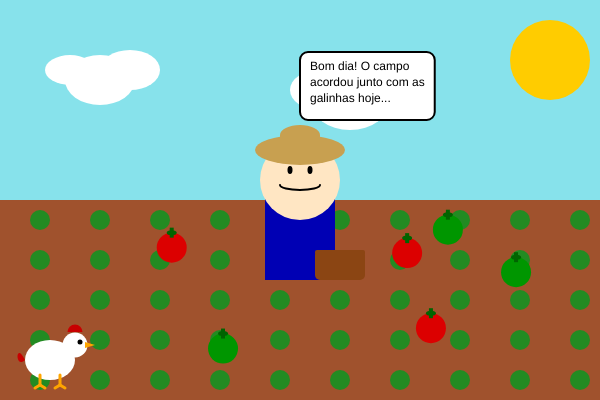
Frame 1 (no input)
Frame 60 (no input): identical to frame 1, image omitted
Frame 120 (the mouse pressed at the canvas centre since frame 60): identical to frame 1, image omitted

The p5.js sketch that drew this single still picture (run headless with seeded random() and noise() and a simulated clock; from frame 60 on, the mouse is pressed at the canvas centre):

// p5.js sketch
// ── sketch.js
// Projeto Agrinho 2025- "Festejando a conexão campo-cidade"
// Colégio Estadual Trajano Gracia
// Aluna: Amanda Albuquerque
// Professor: Matheus Gonçalves Nacimento
// Projeto feito com recursos midiáticos e intermediários


let x = 265; // Posição X do agricultor na tela
let velocidade = 1; // Velocidade de movimento do agricultor
let cena = 1; // Controla qual cena do jogo está ativa
let falaAtual = ""; // Armazena o texto do balão de fala atual
let estadoAgricultor = "falandoRuralInicial"; // Controla o estado do agricultor

let xPessoaCidade; // Posição X da pessoa da cidade
let velocidadePessoaCidade = 0.8; // Velocidade de movimento da pessoa da cidade
let estadoPessoaCidade = "andandoReto"; // Controla o estado da pessoa da cidade

let xFuncionarioMercado; // Posição X do funcionário do mercado
let indiceFalaRural = 0; // Índice para controlar qual fala do agricultor está sendo exibida na cena rural
let proximoQuadroParaMudarFala = 0; 
let indiceFalaInteriorMercado = 0; // Índice para controlar as falas no interior do mercado
let indiceFalaEncontro = 0; // Índice para controlar as falas do encontro agricultor-cidade

//Dados das falas dos personagens
const FALAS_RURAIS_INICIAIS = [
  "Bom dia! O campo acordou junto com as galinhas hoje...",
  "Esses tomates já estão quase no ponto...",
  "Vamos ver quais já posso colher!",
];

const FALAS_RURAIS = [
  "Opa, com isso já posso ir vender na cidade!",
  "Agora é levar tudo fresquinho.",
  "Para que as pessoas sintam o sabor rural!",
];

const FALAS_ENCONTRO = [
  ["agricultor", "Bão sô! Que bom te encontrar por aqui!"],
  ["cidade", "Bom dia! Chegou a colheita de hoje? Que beleza, está linda!"],
  ["agricultor", "Com certeza, foi colhido com muito carinho."],
  [
    "cidade",
    "A gente agradece muito! Uma comida de qualidade realmente faz a diferença.",
  ],
];

const FALAS_INTERIOR_MERCADO = [
  [
    "funcionario",
    "Olá, tudo bom? Chegou a estrela do dia: seus produtos fresquinhos!",
  ],
  [
    "agricultor",
    "Tudo jóia! Trouxe tudo que a roça tem de melhor a oferecer. A cidade precisa disso, né?",
  ],
  [
    "funcionario",
    "Com certeza! É uma parceria recíproca que vem de anos. Vocês produzem, a gente distribui.",
  ],
  [
    "agricultor",
    "Isso mesmo! Campo e cidade juntos. Sem o campo, a mesa fica vazia.",
  ],
  [
    "funcionario",
    "Perfeito! Pode deixar a cesta aqui, que esse alimento será muito bem aproveitado!",
  ],
  [
    "agricultor",
    "Tá entregue! Que venham as próximas colheitas e essa parceria fique cada vez mais forte!",
  ],
];

const FALA_FINAL_AGRICULTOR =
  "Meu trabalho aqui na roça não termina quando a colheita sai... Ele só faz a primeira parte da viagem! Quer ver onde tudo isso chega?";

const FALA_FINAL_CIDADE =
  "Aqui na cidade, meus produtos se tornam valiosos e importantes para alimentares muitas pessoas. A união da área urbana e da área rural, é a chave para construírmos um futuro mais próspero e sustentável!";

//Variáveis de controle da cesta e itens
let mostrarCesta = true; // Controla a visibilidade da cesta
let cestaNoMercadoExterno = false; 
let cestaNoInteriorMercado = false; 
let itensNaCesta = 0; // Contador de itens colhidos e na cesta
let totalItensMaduros = 0; // Total de itens maduros que precisam ser colhido

//Constantes de posição e tempo
const ALTURA_Y_PERSONAGENS = 190; // Posição Y padrão para a base dos personagens no chão
const POS_X_MERCADO_EXTERNO = 350; // Posição X da fachada do mercado na cena urbana
const LARGURA_MERCADO_EXTERNO = 180; // Largura da fachada do mercado
const DURACAO_FALA_QUADROS = 240; // Duração de cada balão de fala
const PROXIMIDADE_ENCONTRO = 120; // Distância mínima para o encontro entre agricultor e pessoa da cidade
const NUM_PLANTAS_COLHEIVEIS = 6; // Quantidade de plantas que aparecerão na cena rural
const POS_INICIAL_AGRICULTOR_MERCADO_X = -70; // Posição X inicial do agricultor ao entrar no mercado
const POS_FINAL_AGRICULTOR_MERCADO_X = 220; // Posição X final do agricultor dentro do mercado (próximo ao balcão)
const PONTO_ENCONTRO_X = 300; // Ponto X onde agricultor e pessoa da cidade se encontram
const GALINHA_X_CENARIO = 50; // Posição X da galinha no cenário rural
const GALINHA_Y_CENARIO = 360; // Posição Y da galinha no cenário rural
const TIPOS_PLANTAS = ["tomate"]; // Tipo de planta gerada

//Arrays para objetos do jogo
let plantasColheiveis = []; // Armazena os objetos de cada planta
let pontosTomate = []; // Usado para a animação dos "tomates" saindo da cesta
let cestaClicada = false; // Controla se a cesta de envio foi clicada
const NUM_TOMATES_ESPALHADOS = 20; // Quantidade de tomates que saem da cesta na animação
 
// Configurações inicias 
function setup() {
  createCanvas(600, 400); // Cria o canvas
  textAlign(CENTER); // Alinha o texto
  textSize(14);

  xPessoaCidade = width + 50;
  xFuncionarioMercado = width / 2 + 80;

  // Definições de posição e tamanho para as áreas de exclusão
  const AGRICULTOR_AREA = {
    x: 265, // Posição X inicial do agricultor
    y: ALTURA_Y_PERSONAGENS, // Posição Y do agricultor
    largura: 70,
    altura: 90,
  };

  const GALINHA_AREA = {
    x: GALINHA_X_CENARIO - 70 / 2, // Galinha desenhada centralizada, ajustar para canto superior esquerdo
    y: GALINHA_Y_CENARIO - 40 / 2, // Altura aproximada do corpo da galinha
    largura: 70, // Largura aproximada da galinha
    altura: 40, // Altura aproximada da galinha
  };

  const MARGEM_SEGURANCA = 40; // Margem para evitar que itens fiquem muito próximos

  for (let i = 0; i < NUM_PLANTAS_COLHEIVEIS; i++) {
    let novaX, novaY;
    let sobreposto;
    let tentativas = 0;
    const MAX_TENTATIVAS = 100; // Limite de tentativas para evitar loop infinito

    do {
      novaX = random(50, width - 50);
      novaY = random(220, height - 20); // Limita a geração ao chão

      sobreposto = false;

      // Verifica sobreposição com o agricultor
      if (
        novaX + 15 > AGRICULTOR_AREA.x - MARGEM_SEGURANCA &&
        novaX - 15 <
          AGRICULTOR_AREA.x + AGRICULTOR_AREA.largura + MARGEM_SEGURANCA &&
        novaY + 15 > AGRICULTOR_AREA.y - MARGEM_SEGURANCA &&
        novaY - 15 <
          AGRICULTOR_AREA.y + AGRICULTOR_AREA.altura + MARGEM_SEGURANCA
      ) {
        sobreposto = true;
      }

      // Verifica sobreposição com a galinha
      if (!sobreposto) {
        if (
          novaX + 15 > GALINHA_AREA.x - MARGEM_SEGURANCA &&
          novaX - 15 <
            GALINHA_AREA.x + GALINHA_AREA.largura + MARGEM_SEGURANCA &&
          novaY + 15 > GALINHA_AREA.y - MARGEM_SEGURANCA &&
          novaY - 15 < GALINHA_AREA.y + GALINHA_AREA.altura + MARGEM_SEGURANCA
        ) {
          sobreposto = true;
        }
      }
      tentativas++;
    } while (sobreposto && tentativas < MAX_TENTATIVAS);

    if (!sobreposto) {
      let tipoAleatorio = random(TIPOS_PLANTAS); 
      let estaMadura = i % 2 === 0; // Alterna entre maduro e não maduro
      plantasColheiveis.push({
        x: novaX,
        y: novaY,
        colhida: false,
        madura: estaMadura,
        tipo: tipoAleatorio, // Adiciona o tipo à planta
      });
      if (estaMadura) {
        totalItensMaduros++; // Conta quantos itens maduros para colher
      }
    } else {
      console.warn(
        "Não foi possível encontrar um local livre para a planta após várias tentativas."
      );
    }
  }
}

function draw() {
  background(135, 226, 235); // Cor de fundo

  if (cena === 1) { // Cena rural
    desenharCenaRural();
    desenharPersonagem(x, ALTURA_Y_PERSONAGENS, "agricultor");

    if (mostrarCesta) {
      desenharCesta(x + 50, ALTURA_Y_PERSONAGENS + 60, itensNaCesta > 0);
    } // Desenha cesta

    for (let i = 0; i < plantasColheiveis.length; i++) {
      let p = plantasColheiveis[i];
      if (!p.colhida) {
        desenharPlanta(p.x, p.y, p.tipo, p.madura);
      } // Desenha plantas
    }

    if (estadoAgricultor === "falandoRuralInicial") {
      falaAtual = FALAS_RURAIS_INICIAIS[indiceFalaRural];
      desenharBalaoFala(x, ALTURA_Y_PERSONAGENS, falaAtual, "agricultor");
      if (proximoQuadroParaMudarFala === 0) {
        proximoQuadroParaMudarFala = frameCount + DURACAO_FALA_QUADROS;
      }

      if (frameCount >= proximoQuadroParaMudarFala) {
        indiceFalaRural++;
        if (indiceFalaRural >= FALAS_RURAIS_INICIAIS.length) {
          estadoAgricultor = "prontoParaColher";
          falaAtual = "";
          indiceFalaRural = 0;
          proximoQuadroParaMudarFala = 0;
        } else {
          proximoQuadroParaMudarFala = frameCount + DURACAO_FALA_QUADROS;
        }
      }
    } else if (estadoAgricultor === "prontoParaColher") {
      let todasMadurasColhidas = true;
      for (let i = 0; i < plantasColheiveis.length; i++) {
        let p = plantasColheiveis[i];
        if (p.madura && !p.colhida) {
          todasMadurasColhidas = false;
        }
      }

      if (!todasMadurasColhidas) {
        let instrucao1 = "Clique nas plantas";
        let instrucao2 = "maduras para colher!";
        desenharInstrucao(instrucao1, instrucao2, width / 2, 35);

        // Desenhar a barra de progresso da colheita
        let barraX = width / 2 - 100;
        let barraY = 80;
        let barraLarguraTotal = 200;
        let barraAltura = 20;

        // Fundo da barra
        fill(150);
        rect(barraX, barraY, barraLarguraTotal, barraAltura, 5);

        // Preenchimento da barra 
        let progressoLargura = map(
          itensNaCesta,
          0,
          totalItensMaduros,
          0,
          barraLarguraTotal
        );
        fill(0, 200, 0);
        rect(barraX, barraY, progressoLargura, barraAltura, 5);

        // Borda da barra
        noFill();
        stroke(0);
        strokeWeight(2);
        rect(barraX, barraY, barraLarguraTotal, barraAltura, 5);
        noStroke();

        // Texto de progresso
        fill(255);
        textSize(12);
        text(
          `${itensNaCesta}/${totalItensMaduros} Colhidos`,
          barraX + barraLarguraTotal / 2,
          barraY + barraAltura / 2 + 5
        );
        textSize(14); // Retorna ao tamanho padrão
      } else {
        estadoAgricultor = "falandoRural";
        indiceFalaRural = 0;
        proximoQuadroParaMudarFala = frameCount + DURACAO_FALA_QUADROS;
      }
    }

    if (estadoAgricultor === "falandoRural") {
      falaAtual = FALAS_RURAIS[indiceFalaRural];
      desenharBalaoFala(x, ALTURA_Y_PERSONAGENS, falaAtual, "agricultor");

      if (frameCount >= proximoQuadroParaMudarFala) {
        indiceFalaRural++;
        if (indiceFalaRural >= FALAS_RURAIS.length) {
          estadoAgricultor = "andandoRural";
          falaAtual = "";
        } else {
          proximoQuadroParaMudarFala = frameCount + DURACAO_FALA_QUADROS;
        }
      }
    }

    if (estadoAgricultor === "andandoRural") {
      x += velocidade;
      if (x > width + 50) {
        cena = 2;
        x = -70;
        estadoAgricultor = "indoEncontroCidade";
        xPessoaCidade = width + 50;
        estadoPessoaCidade = "andandoReto";
        velocidade = 0.9;
        velocidadePessoaCidade = 0.8;
        falaAtual = "";
        cestaNoMercadoExterno = false;
        cestaNoInteriorMercado = false;
        mostrarCesta = true;
      }
    }
  } else if (cena === 2) { // Cena urbana
    desenharCenaUrbana();

    if (estadoPessoaCidade === "andandoReto") {
      let distanciaParaParada =
        xPessoaCidade - (PONTO_ENCONTRO_X + PROXIMIDADE_ENCONTRO / 2);
      if (distanciaParaParada < 70 && distanciaParaParada > 0) {
        velocidadePessoaCidade = map(distanciaParaParada, 0, 70, 0.1, 0.8);
      } else if (distanciaParaParada <= 0) {
        estadoPessoaCidade = "paradoParaFalar";
        xPessoaCidade = PONTO_ENCONTRO_X + PROXIMIDADE_ENCONTRO / 2;
        velocidadePessoaCidade = 0;
      }
      xPessoaCidade -= velocidadePessoaCidade;
    } else if (estadoPessoaCidade === "andandoParaSumi") {
      xPessoaCidade -= velocidadePessoaCidade;
      if (xPessoaCidade < -50) {
        estadoPessoaCidade = "sumiu";
      }
    }

    if (estadoPessoaCidade !== "sumiu") {
      desenharPersonagem(xPessoaCidade, ALTURA_Y_PERSONAGENS, "cidade");
    }

    if (mostrarCesta && !cestaNoMercadoExterno && !cestaNoInteriorMercado) {
      desenharCesta(x + 50, ALTURA_Y_PERSONAGENS + 60, true);
    } else if (cestaNoMercadoExterno) {
      desenharCesta(
        POS_X_MERCADO_EXTERNO + LARGURA_MERCADO_EXTERNO - 70,
        ALTURA_Y_PERSONAGENS + 60,
        true
      );
    }

    if (estadoAgricultor === "indoEncontroCidade") {
      desenharPersonagem(x, ALTURA_Y_PERSONAGENS, "agricultor");
      let distanciaParaParadaAgricultor =
        PONTO_ENCONTRO_X - PROXIMIDADE_ENCONTRO / 2 - x;
      if (
        distanciaParaParadaAgricultor < 70 &&
        distanciaParaParadaAgricultor > 0
      ) {
        velocidade = map(distanciaParaParadaAgricultor, 0, 70, 0.1, 0.9);
      } else if (distanciaParaParadaAgricultor <= 0) {
        estadoAgricultor = "falasEncontro";
        x = PONTO_ENCONTRO_X - PROXIMIDADE_ENCONTRO / 2;
        velocidade = 0;
        proximoQuadroParaMudarFala = frameCount + DURACAO_FALA_QUADROS;
        falaAtual = "";
      }
      x += velocidade;
    } else if (estadoAgricultor === "falasEncontro") {
      desenharPersonagem(x, ALTURA_Y_PERSONAGENS, "agricultor");

      if (indiceFalaEncontro < FALAS_ENCONTRO.length) {
        let falante = FALAS_ENCONTRO[indiceFalaEncontro][0];
        let frase = FALAS_ENCONTRO[indiceFalaEncontro][1];

        falaAtual = frase;
        if (falante === "cidade") {
          desenharBalaoFala(
            xPessoaCidade,
            ALTURA_Y_PERSONAGENS,
            falaAtual,
            "cidade"
          );
        } else {
          desenharBalaoFala(x, ALTURA_Y_PERSONAGENS, falaAtual, "agricultor");
        }

        if (frameCount >= proximoQuadroParaMudarFala) {
          indiceFalaEncontro++;
          if (indiceFalaEncontro < FALAS_ENCONTRO.length) {
            proximoQuadroParaMudarFala = frameCount + DURACAO_FALA_QUADROS;
          } else {
            estadoPessoaCidade = "andandoParaSumi";
            velocidadePessoaCidade = 0.8;
            estadoAgricultor = "indoMercado";
            velocidade = 0.9;
            falaAtual = "";
            cestaNoMercadoExterno = false;
            cestaNoInteriorMercado = false;
            mostrarCesta = true;
          }
        }
      }
    } else if (estadoAgricultor === "indoMercado") {
      desenharPersonagem(x, ALTURA_Y_PERSONAGENS, "agricultor");
      x += velocidade;
      if (x > POS_X_MERCADO_EXTERNO + LARGURA_MERCADO_EXTERNO - 70) {
        cena = 3;
        x = POS_INICIAL_AGRICULTOR_MERCADO_X;
        estadoAgricultor = "indoParaCaixaMercado";
        indiceFalaInteriorMercado = 0;
      }
    }
  } else if (cena === 3) { // Cena mercado
    desenharCenaInteriorMercado();
    desenharPersonagem(
      xFuncionarioMercado,
      ALTURA_Y_PERSONAGENS,
      "funcionario"
    );

    if (mostrarCesta && !cestaNoInteriorMercado) {
      desenharCesta(x + 50, ALTURA_Y_PERSONAGENS + 60, true);
    } else if (cestaNoInteriorMercado) {
      desenharCesta(xFuncionarioMercado - 50, ALTURA_Y_PERSONAGENS + 60, true);
    }

    if (estadoAgricultor === "indoParaCaixaMercado") {
      desenharPersonagem(x, ALTURA_Y_PERSONAGENS, "agricultor");
      x += velocidade;

      if (x >= POS_FINAL_AGRICULTOR_MERCADO_X) {
        x = POS_FINAL_AGRICULTOR_MERCADO_X;
        estadoAgricultor = "falandoInteriorMercado";
        proximoQuadroParaMudarFala = frameCount + DURACAO_FALA_QUADROS;
      }
    } else if (estadoAgricultor === "falandoInteriorMercado") {
      desenharPersonagem(x, ALTURA_Y_PERSONAGENS, "agricultor");

      if (indiceFalaInteriorMercado < FALAS_INTERIOR_MERCADO.length) {
        let falante = FALAS_INTERIOR_MERCADO[indiceFalaInteriorMercado][0];
        let frase = FALAS_INTERIOR_MERCADO[indiceFalaInteriorMercado][1];

        falaAtual = frase;
        if (falante === "funcionario") {
          desenharBalaoFala(
            xFuncionarioMercado,
            ALTURA_Y_PERSONAGENS,
            falaAtual,
            "funcionario"
          );
        } else {
          desenharBalaoFala(x, ALTURA_Y_PERSONAGENS, falaAtual, "agricultor");
        }

        if (frameCount >= proximoQuadroParaMudarFala) {
          indiceFalaInteriorMercado++;

          if (
            indiceFalaInteriorMercado === FALAS_INTERIOR_MERCADO.length - 1 &&
            falante === "funcionario"
          ) {
            mostrarCesta = false;
            cestaNoInteriorMercado = true;
          }

          if (indiceFalaInteriorMercado < FALAS_INTERIOR_MERCADO.length) {
            proximoQuadroParaMudarFala = frameCount + DURACAO_FALA_QUADROS;
          } else {
            estadoAgricultor = "voltandoParaCasa";
            falaAtual = "";
          }
        }
      }
    }
    if (estadoAgricultor === "voltandoParaCasa") {
      desenharPersonagem(x, ALTURA_Y_PERSONAGENS, "agricultor");
      x -= velocidade; // Faz o agricultor andar para a esquerda

      // Verifica se o agricultor saiu da tela pela esquerda
      if (x < -70) {
        cena = 4; // Muda para a cena rural
        x = -70; 
        estadoAgricultor = "andandoParaCasa"; 
        velocidade = 0.9; 
        falaAtual = ""; 
      }
    }
  } else if (cena === 4) { // Cena rural
    desenharCenaRural(); // Desenha o cenário rural

    if (estadoAgricultor === "andandoParaCasa") {
      desenharPersonagem(x, ALTURA_Y_PERSONAGENS, "agricultor");
      x += velocidade; 

      // Condição para ele parar de andar e começar a falar
      if (x >= width / 2 - 35) {
        x = width / 2 - 35; // Fixa a posição final
        velocidade = 0; // Para de andar
        estadoAgricultor = "falaFinal";
        proximoQuadroParaMudarFala = frameCount + DURACAO_FALA_QUADROS * 2; 
      }
    } else if (estadoAgricultor === "falaFinal") {
      desenharPersonagem(x, ALTURA_Y_PERSONAGENS, "agricultor"); // Desenha o agricultor parado
      falaAtual = FALA_FINAL_AGRICULTOR; // Define a fala
      desenharBalaoFala(x, ALTURA_Y_PERSONAGENS, falaAtual, "agricultor"); // Desenha o balão de fala

      if (frameCount >= proximoQuadroParaMudarFala) {
        cena = 4.5; // Transita para a próxima fase (cesta)
        estadoAgricultor = "aguardandoCesta";
        cestaClicada = false;
        pontosTomate = [];
      }
    }
  } else if (cena === 4.5) { // Cena dos tomates
    desenharCenaUrbanaSimplificada();
    desenharCesta(width / 2 - 25, height / 2 - 15, true);

    if (!cestaClicada) {
      let instrucao = "Clique na cesta para enviar os alimentos!";
      fill(0);
      textSize(16);
      text(instrucao, width / 2, height / 2 + 50);
    } else {
      for (let i = 0; i < pontosTomate.length; i++) {
        let pt = pontosTomate[i];
        fill(220, 0, 0); // Cor dos tomates saindo da cesta
        ellipse(pt.x, pt.y, 8, 8);

        pt.x += (pt.destinoX - pt.x) * 0.05;
        pt.y += (pt.destinoY - pt.y) * 0.05;

        if (dist(pt.x, pt.y, pt.destinoX, pt.destinoY) < 5) {
          pontosTomate.splice(i, 1);
          i--;
        }
      }

      if (pontosTomate.length === 0 && cestaClicada) {
        cena = 5;
        x = width / 2 - 35;
        estadoAgricultor = "finalizandoJogo";
        proximoQuadroParaMudarFala = frameCount + DURACAO_FALA_QUADROS * 3;
      }
    }
  } else if (cena === 5) { // Cena urbana/final
    desenharCenaUrbanaSimplificada();
    desenharPersonagem(x, ALTURA_Y_PERSONAGENS + 80, "agricultor");

    if (estadoAgricultor === "finalizandoJogo") {
      falaAtual = FALA_FINAL_CIDADE;
      desenharBalaoFala(x, ALTURA_Y_PERSONAGENS + 80, falaAtual, "agricultor");

      if (frameCount > proximoQuadroParaMudarFala) {
        // Fim do jogo
      }
    }
  }
}

// Função de interação
function mouseClicked() {
  if (cena === 1 && estadoAgricultor === "prontoParaColher") {
    for (let i = 0; i < plantasColheiveis.length; i++) {
      let p = plantasColheiveis[i];
      if (p.madura && !p.colhida && dist(mouseX, mouseY, p.x, p.y) < 20) {
        p.colhida = true;
        itensNaCesta++;
        
        proximoQuadroParaMudarFala = frameCount + DURACAO_FALA_QUADROS;
        break; // Sai do loop após colher um item
      }
    }
  } else if (cena === 4.5 && !cestaClicada) {
    if (dist(mouseX, mouseY, width / 2, height / 2) < 50) {
      cestaClicada = true;
      for (let i = 0; i < NUM_TOMATES_ESPALHADOS; i++) {
        let destinosPredefinidos = [
          {
            x: 65,
            y: 120,
          },
          {
            x: 95,
            y: 160,
          },
          {
            x: 165,
            y: 140,
          },
          {
            x: 195,
            y: 180,
          },
          {
            x: 270,
            y: 160,
          },
          {
            x: 300,
            y: 180,
          },
          {
            x: 375,
            y: 130,
          },
          {
            x: 405,
            y: 170,
          },
          {
            x: 475,
            y: 150,
          },
          {
            x: 505,
            y: 190,
          },
        ];
        let destinoAleatorio = random(destinosPredefinidos);
        pontosTomate.push({
          x: width / 2,
          y: height / 2,
          destinoX: destinoAleatorio.x + random(-10, 10),
          destinoY: destinoAleatorio.y + random(-10, 10),
        });
      }
    }
  }
}

function desenharCenaRural() { // Desenha cena rural
  noStroke();
  fill(135, 226, 235);
  rect(0, 0, width, height);
  fill(160, 82, 45); // Céu
  rect(0, 200, width, 200); // Chão marrom
  fill(34, 139, 34); // Plantas
  for (let y = 220; y < height; y += 40) {
    for (let xPlanta = 40; xPlanta < width; xPlanta += 60) {
      ellipse(xPlanta, y, 20, 20);
    }
  }
  fill(255, 204, 0); // Plantas
  ellipse(550, 60, 80, 80); // Sol
  fill(255); // Nuven
  ellipse(100, 80, 70, 50); // Mais nuvens
  ellipse(130, 70, 60, 40);
  ellipse(70, 70, 50, 30);
  ellipse(350, 100, 80, 60);
  ellipse(380, 90, 70, 50);
  ellipse(320, 90, 60, 40);

  desenharGalinha(GALINHA_X_CENARIO, GALINHA_Y_CENARIO);
}

function desenharCenaUrbana() {
  noStroke();
  fill(135, 226, 235);
  rect(0, 0, width, height); // Céu
  fill(255, 204, 0);
  ellipse(550, 60, 80, 80); // Sol
  fill(255);
  ellipse(100, 80, 70, 50); // Nuvens
  ellipse(130, 70, 60, 40);
  ellipse(70, 70, 50, 30);
  ellipse(350, 100, 80, 60);
  ellipse(380, 90, 70, 50);
  ellipse(320, 90, 60, 40);
  fill(80);
  rect(0, 250, width, 150); // Rua
  fill(255, 255, 100);
  for (let i = 50; i < width; i += 60) {
    rect(i, 270, 30, 10); // Faixa de pedestre
  }
  fill(150);
  rect(0, 230, width, 20); // Calçada
  fill(255, 60, 60);
  rect(POS_X_MERCADO_EXTERNO, 130, LARGURA_MERCADO_EXTERNO, 100);
  fill(255); // Mercado
  text("MERCADO", POS_X_MERCADO_EXTERNO + LARGURA_MERCADO_EXTERNO / 2, 160);
  fill(100, 50, 20);
  rect(POS_X_MERCADO_EXTERNO + 60, 190, 60, 40);
  fill(100, 180, 255);
  rect(50, 150, 80, 80); // Prédio
  fill(255, 120, 180);
  rect(150, 160, 70, 70); // Mais prédio
  fill(0);
  rect(80, 180, 20, 20);
  rect(170, 180, 20, 20);
  fill(139, 69, 19); // Árvore
  rect(270, 170, 10, 60);
  fill(0, 128, 0);
  ellipse(275, 170, 40, 40);
}

function desenharCenaInteriorMercado() {
  noStroke();
  fill(190, 190, 190); // Chão
  rect(0, 250, width, 150);

  stroke(150); // Piso
  strokeWeight(1);
  for (let i = 0; i < width; i += 40) {
    line(i, 250, i, height);
  }
  for (let j = 250; j < height; j += 40) {
    line(0, j, width, j);
  }
  noStroke();

  fill(60, 90, 140); // Teto/ parede
  rect(0, 0, width, 250);

  fill(150, 200, 220); // Prateleira superior
  rect(30, 80, width - 60, 40);

  // Nessa prateleira tem tomates, cenouras, frutas, uvas e queijo.
  fill(220, 0, 0);
  ellipse(70, 95, 20, 20);
  ellipse(90, 100, 22, 22);
  fill(0, 100, 0);
  rect(69, 85, 2, 5);
  rect(89, 90, 2, 5);

  fill(255, 150, 0);
  ellipse(150, 90, 25, 25);
  ellipse(170, 95, 25, 25);

  fill(255, 120, 0);
  triangle(230, 100, 235, 85, 240, 100);
  triangle(250, 105, 255, 90, 260, 105);
  fill(0, 100, 0);
  rect(234, 80, 2, 8);
  rect(254, 85, 2, 8);

  fill(200, 0, 0); 
  ellipse(300, 95, 20, 20);
  fill(0, 100, 0);
  rect(299, 85, 2, 5);
  fill(180, 20, 0);
  ellipse(320, 100, 22, 22);
  fill(0, 100, 0);
  rect(319, 90, 2, 5);

  fill(255, 255, 0);
  rect(380, 90, 15, 30, 5);
  rect(400, 95, 15, 30, 5);
  fill(0, 150, 0);
  ellipse(387, 120, 25, 10);
  ellipse(407, 125, 25, 10);

  fill(150, 0, 150);
  ellipse(460, 95, 10, 10);
  ellipse(470, 95, 10, 10);
  ellipse(465, 105, 10, 10);
  ellipse(455, 105, 10, 10);
  ellipse(460, 115, 10, 10);
  fill(0, 100, 0);
  rect(464, 85, 2, 10);

  fill(150, 200, 220); // Prateleira inferior
  rect(30, 150, width - 60, 40);

  // Nessa prateleira tem pão, suco, bolo, café, doces, e temperos.
  fill(220, 180, 100);
  rect(50, 160, 30, 25, 3);
  fill(200, 150, 80);
  rect(90, 165, 35, 20, 3);

  fill(200, 230, 255);
  rect(150, 160, 20, 30, 3);
  fill(255, 100, 0);
  rect(180, 165, 20, 25, 3);

  fill(245, 220, 150);
  ellipse(240, 170, 40, 25);
  rect(280, 165, 30, 20, 5);

  fill(200, 255, 200);
  ellipse(340, 175, 25, 25);
  fill(255, 200, 200);
  ellipse(370, 170, 25, 25);

  fill(100, 50, 0);
  rect(420, 160, 30, 30, 5);
  rect(460, 165, 25, 25, 5);

  let larguraBalcao = 300; // Balção
  let alturaBalcao = 60;
  let xBalcao = xFuncionarioMercado - larguraBalcao / 2 + 35;

  fill(139, 69, 19);
  rect(xBalcao, 190, larguraBalcao, alturaBalcao, 5);
  fill(160, 120, 80);
  rect(xBalcao, 185, larguraBalcao, 10);

  fill(40, 40, 40); // Caixa registradora
  rect(xBalcao + 50, 140, 80, 45, 5);
  fill(100, 100, 100);
  rect(xBalcao + 75, 180, 30, 10);
  fill(0, 200, 0);
  rect(xBalcao + 55, 145, 70, 35, 3);

  fill(120, 120, 120);
  rect(xBalcao + larguraBalcao - 120, 170, 80, 15, 3);
  fill(255);
  rect(xBalcao + larguraBalcao - 70, 140, 10, 30);

  fill(255, 200, 0);
  ellipse(xBalcao + 180, 175, 10, 10);
  ellipse(xBalcao + 195, 178, 12, 12);
  fill(200, 230, 255, 150);
  rect(xBalcao + larguraBalcao - 50, 160, 30, 30, 5);
  fill(255, 200, 0);
  ellipse(xBalcao + larguraBalcao - 35, 175, 20, 20);

  fill(255, 0, 0);
  triangle(width / 2 - 50, 30, width / 2 + 60, 30, width / 2, 60);
  fill(255, 255, 0);
  text("MERCADO", width / 2, 50);
  fill(0);
  text("MERCADO", width / 2 + 1, 51);

  textSize(14);
}

function desenharCenaUrbanaSimplificada() {
  noStroke();
  fill(135, 226, 235); // Céu
  rect(0, 0, width, height);
  fill(80); // Estrada
  rect(0, height - 100, width, 100);

  fill(180, 180, 180); // Prédios
  rect(50, 100, 80, 200);
  rect(150, 80, 70, 220);
  rect(250, 120, 90, 180);
  rect(360, 90, 80, 210);
  rect(460, 110, 70, 190);

  fill(100, 150, 200); // Janelas dos prédios
  for (let i = 0; i < 3; i++) {
    rect(65, 120 + i * 40, 20, 20);
    rect(95, 120 + i * 40, 20, 20);
  }
  for (let i = 0; i < 3; i++) {
    rect(165, 100 + i * 40, 20, 20);
    rect(195, 100 + i * 40, 20, 20);
  }
  for (let i = 0; i < 2; i++) {
    rect(270, 140 + i * 40, 20, 20);
    rect(300, 140 + i * 40, 20, 20);
  }
  for (let i = 0; i < 3; i++) {
    rect(375, 110 + i * 40, 20, 20);
    rect(405, 110 + i * 40, 20, 20);
  }
  for (let i = 0; i < 2; i++) {
    rect(475, 130 + i * 40, 20, 20);
    rect(505, 130 + i * 40, 20, 20);
  }

  fill(255, 204, 0); // Sol
  ellipse(550, 60, 80, 80);
}

function star(x, y, radius1, radius2, npoints) { // Desenha polígono
  let angle = TWO_PI / npoints;
  let halfAngle = angle / 2.0;
  beginShape();
  for (let a = 0; a < TWO_PI; a += angle) {
    let sx = x + cos(a) * radius2;
    let sy = y + sin(a) * radius2;
    vertex(sx, sy);
    sx = x + cos(a + halfAngle) * radius1;
    let sy2 = y + sin(a + halfAngle) * radius1;
    vertex(sx, sy2);
  }
  endShape(CLOSE);
}

function desenharPersonagem(x, y, tipo) { // Desenha personagens
  noStroke();
  let characterScale = 1;

  push();
  translate(x, y);
  scale(characterScale);

  if (tipo === "agricultor") {
    fill(0, 0, 180);
    rect(0, 0, 70, 90); // Camisa
    fill(255, 230, 195);
    ellipse(35, -10, 80, 80); // Cabeça
    fill(0);
    ellipse(25, -20, 5, 8); // Olhos
    ellipse(45, -20, 5, 8);
    noFill();
    stroke(0);
    strokeWeight(2);
    arc(35, -5, 40, 10, 0, PI); // Sorriso
    noStroke();
    fill(200, 160, 80);
    ellipse(35, -40, 90, 30);
    rect(15, -55, 40, 20);
    arc(35, -55, 40, 20, PI, TWO_PI); // Chapéu marrom
  } else if (tipo === "cidade") {
    fill(200, 100, 0);
    rect(0, 0, 70, 90); // Corpo
    fill(255, 230, 195);
    ellipse(35, -10, 80, 80); // Cabeça
    fill(0);
    ellipse(25, -20, 5, 8); // Olhos
    ellipse(45, -20, 5, 8);
    noFill();
    stroke(0);
    strokeWeight(2);
    arc(35, -5, 40, 10, 0, PI); // Sorriso
    noStroke();
    fill(50, 50, 50);
    rect(10, -45, 50, 15); // Boné cinza
    rect(15, -55, 40, 15);
  } else if (tipo === "funcionario") {
    fill(0, 120, 0);
    rect(0, 0, 70, 90); // Camisa/corpo
    fill(255, 230, 195);
    ellipse(35, -10, 80, 80); // Cabeça
    fill(0);
    ellipse(25, -20, 5, 8); // Olhos
    ellipse(45, -20, 5, 8);
    noFill();
    stroke(0);
    strokeWeight(2);
    arc(35, -5, 40, 10, 0, PI); // Sorriso
    noStroke();
    fill(100, 100, 100);
    rect(10, -50, 50, 20);
    rect(0, -40, 70, 10); // Boné cinza
  }
  pop();
}

function desenharCesta(x, y, comItens) { // Desenha cesta
  noStroke();
  fill(139, 69, 19); // Cor marrom
  rect(x, y, 50, 30, 5);
  fill(139, 69, 19);
  rect(x, y, 50, 5, 2);
  if (comItens) {
    let startX = x + 10;
    let startY = y + 10;
    let spacingX = 15;
    let spacingY = 8;
    let maxPerRow = 3;

    for (let i = 0; i < itensNaCesta; i++) {
      let row = floor(i / maxPerRow);
      let col = i % maxPerRow;
      let itemX = startX + col * spacingX;
      let itemY = startY - row * spacingY;
      // Tomates
      fill(220, 0, 0); // Cor
      ellipse(itemX, itemY, 15, 15);
      fill(0, 100, 0);
      rect(itemX - 1, itemY - 10, 2, 4);
    }
  }
}
function desenharPlanta(x, y, tipo, madura) {
  noStroke();
  if (tipo === "tomate") {
    if (madura) {
      fill(220, 0, 0); // Vermelho para tomate maduro
    } else {
      fill(0, 150, 0); // Verde para tomate não maduro
    }
    ellipse(x, y, 30, 30); // Corpo do tomate
    fill(0, 100, 0); // Talinho
    rect(x - 2, y - 20, 4, 10);
    ellipse(x, y - 15, 10, 5); // Base do talinho
  }
}

function desenharBalaoFala( // Desenha balão de fala
  xPersonagem,
  yPersonagemBase,
  texto,
  tipoPersonagem
) {
  if (!texto) return;
  textSize(12);
  let padding = 10;
  let lineHeight = 16;
  let maxWidth = 160;
  let palavras = texto.split(" ");
  let linhas = [];
  let currentLine = "";
  for (let i = 0; i < palavras.length; i++) {
    let palavra = palavras[i];
    let testLine = currentLine === "" ? palavra : currentLine + " " + palavra;
    if (textWidth(testLine) < maxWidth - 2 * padding) {
      currentLine = testLine;
    } else {
      linhas.push(currentLine);
      currentLine = palavra;
    }
  }

  linhas.push(currentLine);

  let larguraBalao = 0;
  for (let i = 0; i < linhas.length; i++) {
    larguraBalao = max(larguraBalao, textWidth(linhas[i]));
  }
  larguraBalao += 2 * padding;
  let alturaBalao = linhas.length * lineHeight + 2 * padding;

  // Posiciona o balão
  let xBalao = xPersonagem + 35; // Posição x do balão
  let yBalao = yPersonagemBase - 70 - alturaBalao; // Posição y do balão

  // Ajusta a posição do balão para que não saia da tela
  if (xBalao + larguraBalao > width - 5) {
    xBalao = width - larguraBalao - 5;
  }
  if (xBalao < 5) {
    xBalao = 5;
  }

  // Desenha o corpo do balão
  fill(255);
  stroke(0);
  strokeWeight(2);
  rect(xBalao, yBalao, larguraBalao, alturaBalao, 8); // Bordas arredondadas
  noStroke(); // Volta para sem borda para outros desenhos

  // Desenha o texto dentro do balão
  fill(0);
  textAlign(LEFT);
  for (let i = 0; i < linhas.length; i++) {
    text(
      linhas[i],
      xBalao + padding,
      yBalao + padding + i * lineHeight + lineHeight / 2
    );
  }
  textAlign(CENTER); // Volta ao alinhamento central padrão
  textSize(14); // Volta ao tamanho padrão
}

function desenharGalinha(x, y) {
  // Desenha galinha
  push();
  translate(x, y);
  noStroke();
  fill(255); // Corpo e cabeça
  ellipse(0, 0, 50, 40);
  ellipse(25, -15, 25, 25);
  fill(0); // Olhos
  ellipse(30, -18, 5, 5);
  fill(255, 165, 0); // Bico
  triangle(35, -18, 45, -15, 35, -12);
  fill(200, 0, 0);
  arc(25, -28, 15, 15, PI, TWO_PI);
  beginShape();
  vertex(-25, 0);
  bezierVertex(-35, -20, -35, 10, -25, 0);
  bezierVertex(-30, -5, -30, 5, -25, 0);
  endShape();
  stroke(255, 165, 0);
  strokeWeight(3);
  line(-10, 15, -10, 25);
  line(10, 15, 10, 25);
  line(-10, 25, -15, 28);
  line(-10, 25, -5, 28);
  line(10, 25, 5, 28);
  line(10, 25, 15, 28);
  pop();
}

function desenharInstrucao(linha1, linha2, xPos, yPos) {
  // Desenha balão de instrução
  let larguraLinha1 = textWidth(linha1); // Frase que irá aparecer
  let larguraLinha2 = textWidth(linha2);
  let larguraMaximaTexto = max(larguraLinha1, larguraLinha2);
  let larguraBalao = larguraMaximaTexto + 40;
  let alturaBalao = 60;
  let xBalao = xPos - larguraBalao / 2;
  let yBalao = yPos;
  fill(0, 0, 0, 180); // Desenha fundo do balão
  rect(xBalao, yBalao, larguraBalao, alturaBalao, 5);
  fill(255, 255, 0);
  textSize(14);
  text(linha1, xPos, yBalao + 20); // Posição do texto
  text(linha2, xPos, yBalao + 40);
}
